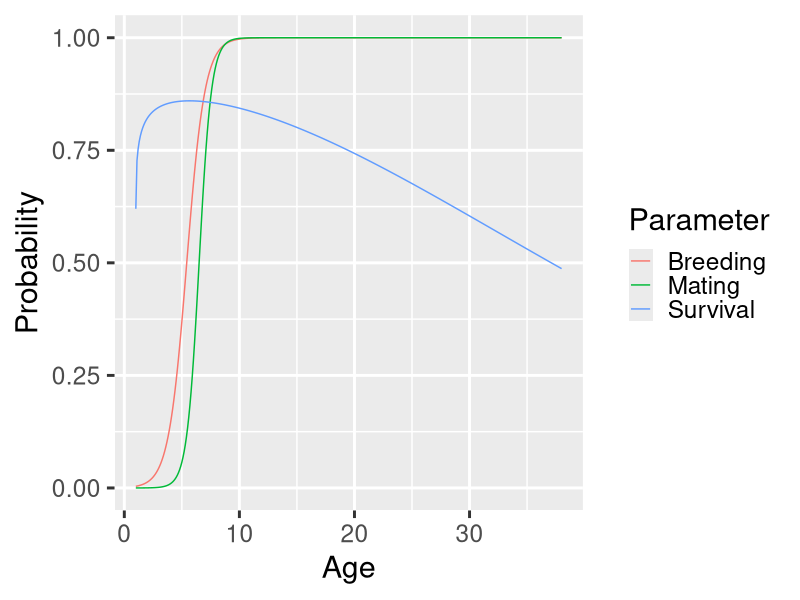
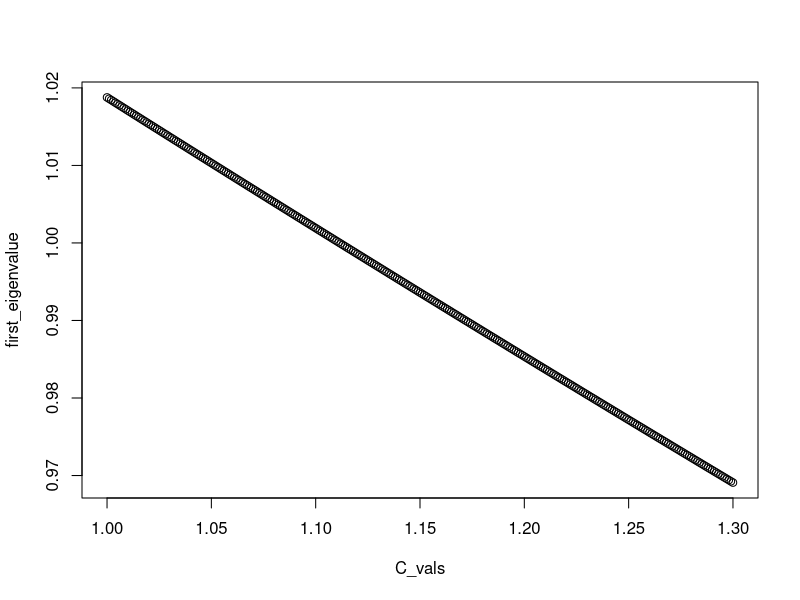
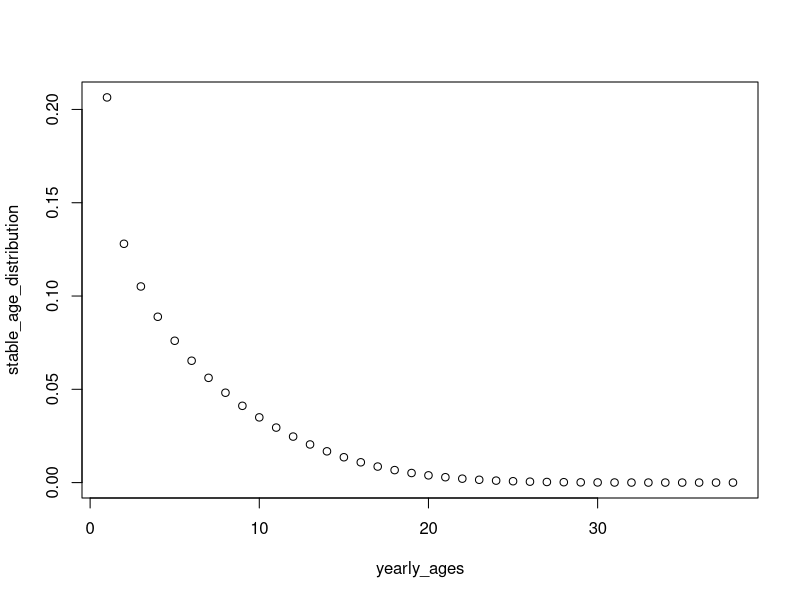

Write R code to recreate these figures, in order.
library(tidyverse)
theme_set(theme_gray(base_size = 22))
# Constants and survival probability from Conn et al. code
# https://github.com/pconn/CKMR/blob/master/R/simulate_spatial.R
a.haz = exp(-2.904)
b.haz = 1 + exp(0.586)
c.haz = exp(-2.579)
phi_RAW = function(a.haz,b.haz,c.haz,haz.mult,Age){
  exp(-haz.mult*((a.haz*Age)^b.haz + (a.haz*Age)^(1/b.haz) + c.haz - (a.haz*(Age-1))^b.haz - (a.haz*(Age-1))^(1/b.haz) ))
}

# Plot survival, breeding, and mating probabilities
ages = seq(1, 38, 0.1)
p_breed = 1/((1 + exp(-1.264*(ages-5.424))))
S_conn =  phi_RAW(a.haz, b.haz, c.haz, 1.111, ages)
p_mate = 1/((1+exp(-1.868*(ages - 6.5))))

parameters <- data.frame(age = ages, p_breed = p_breed, p_mate = p_mate, S_conn = S_conn)
parameters <- pivot_longer(parameters, cols = c(p_breed, p_mate, S_conn))
ggplot(parameters, aes(x = age, y = value, color = name)) +
  geom_line() +
  ylim(0, 1) +
  scale_color_discrete(name = "Parameter", labels = c("Breeding", "Mating", "Survival")) +
  xlab("Age") +
  ylab("Probability")

## Figure out the multiplier that gives constant population size(C in the paper, haz.mult in Conn code) ##

# Function to make transition matrix for Leslie matrix model for females
transition_matrix = function(a.haz, b.haz, c.haz, C, yearly_ages){
  p_breed = 1/((1 + exp(-1.264*(yearly_ages-5.424))))
  S_conn =  phi_RAW(a.haz, b.haz, c.haz, C, yearly_ages)
  p_mate = 1/((1+exp(-1.868*(yearly_ages - 6.5))))
  # Survival
  Surv = diag(S_conn)
  # First row is female breeding probability divided by 2
  Fec = matrix(p_breed/2, nrow = 1)
  # Leslie matrix
  M = rbind(Fec, Surv[1:(nrow(Surv)-1),])
  return(M)
}

# Leslie matrix for C = 1
yearly_ages = 1:38
a.haz = exp(-2.904)
b.haz = 1 + exp(0.586)
c.haz = exp(-2.579)
M = transition_matrix(a.haz, b.haz, c.haz, 1, yearly_ages)
# Find eigenvalues
eigen(M)$values[1]

# Which value of C gives a first eigenvalue of 1?

# Values to try
C_vals <- seq(1, 1.3, 0.001)
# First eigenvalue (want it to be one)
first_eigenvalue <- rep(NA, length(C_vals))
# Possible ages consistent with the Conn paper
yearly_ages = 1:38
# Parameters
a.haz = exp(-2.904)
b.haz = 1 + exp(0.586)
c.haz = exp(-2.579)
i = 1
for (C in C_vals){
  M_C = transition_matrix(a.haz, b.haz, c.haz, C, yearly_ages)
  first_eigenvalue[i] = eigen(M_C)$values[1]
  i = i + 1
}
plot(C_vals, first_eigenvalue)

# Which C gives first eigenvalue closest to 1?
C_i = which.min(abs(first_eigenvalue - 1))
C_1 = C_vals[C_i]

# Check that the eigenvalue for C_1 is close to 1
M_1 = transition_matrix(a.haz, b.haz, c.haz, C_1, yearly_ages)
print(eigen(M_1)$values[1]) # Should be close to 1

# Get stable age distribution for C_1
stable_age_distribution = as.numeric(eigen(M_1)$vectors[,1]/sum(eigen(M_1)$vectors[,1]))
dput(round(stable_age_distribution, 3))
plot(yearly_ages, stable_age_distribution)
